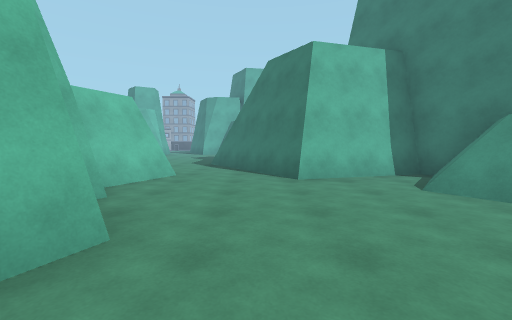
view 1 (above)

17 first-person views from a walk through a 3-D level made in the Unity game engine. The camera is 1.4 m above the floor, tilts 4° down and sees 90° across. The floor is counted in squares, 2 m on a side. Each view is taken from the middle of a square. On the plan, view 1 faces up. The plan holds only what a view shows up to about 9 squares ahead; the rest is blank. The place goes on beyond the plan. The player character is not drawn. Surface patterns are stand-ins for the level's own textures.

view 2
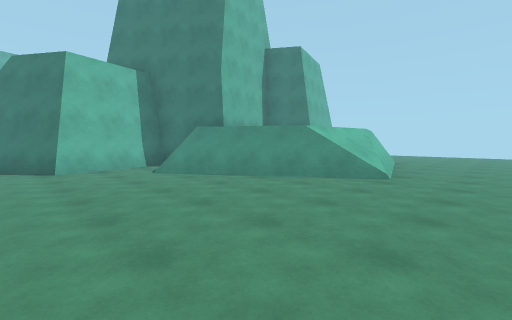

view 3
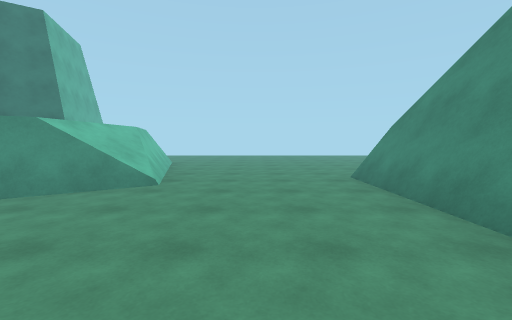

view 4
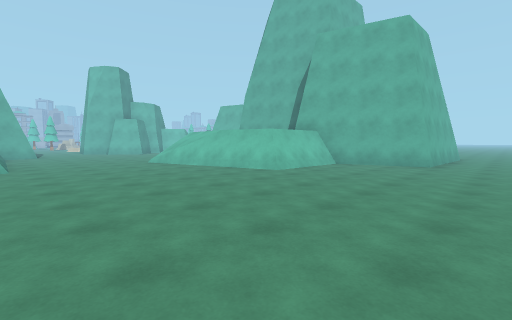

view 5
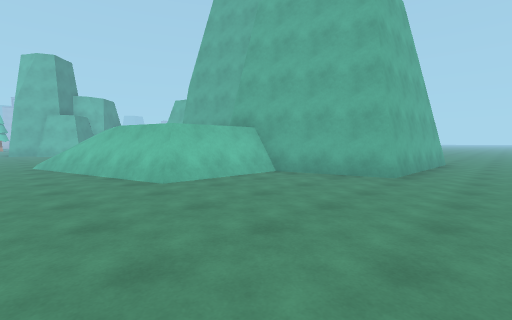

view 6
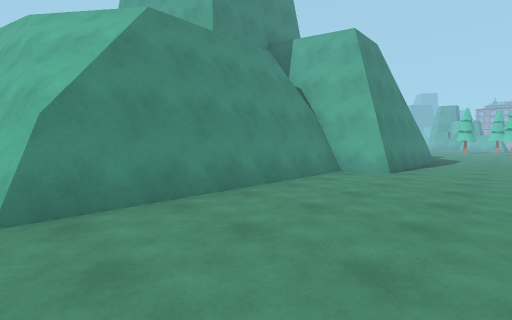

view 7
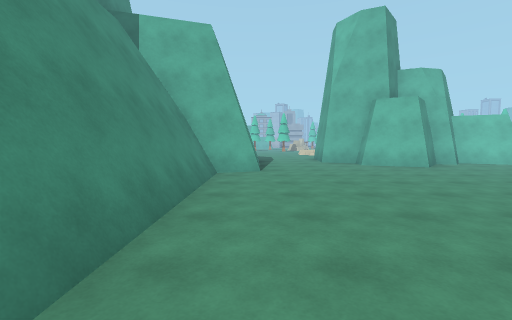

view 8
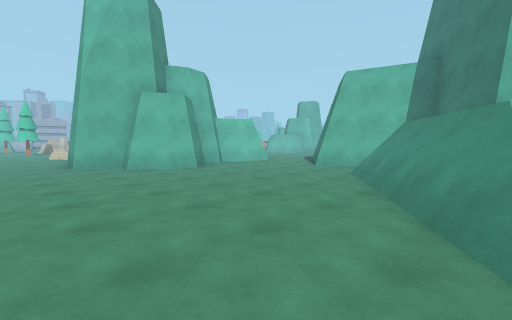

view 9
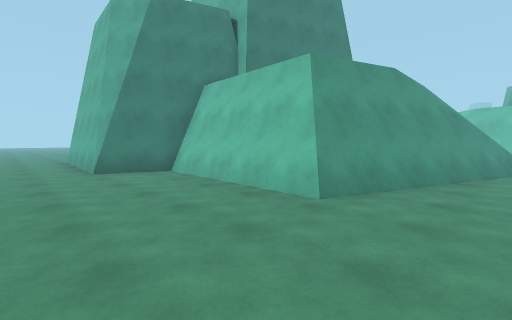

view 10
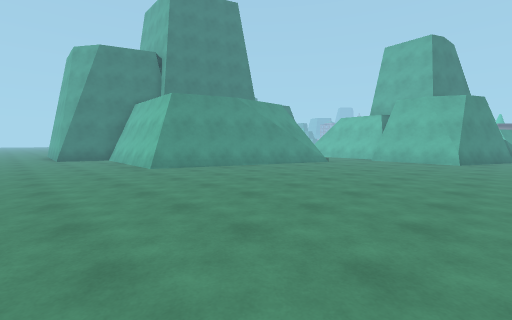

view 11
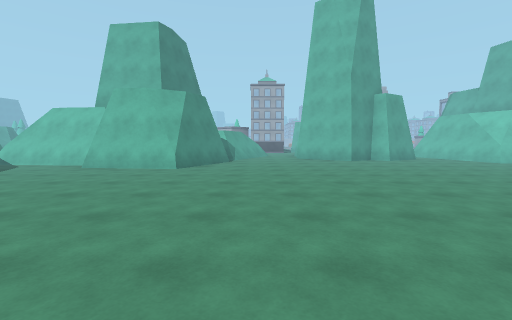

view 12
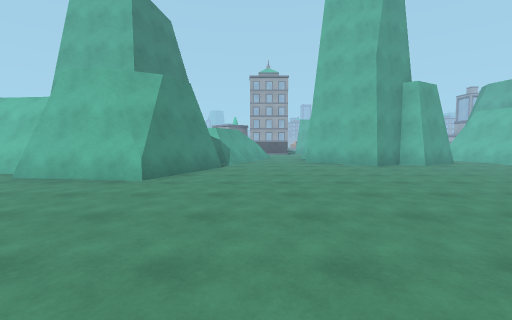

view 13
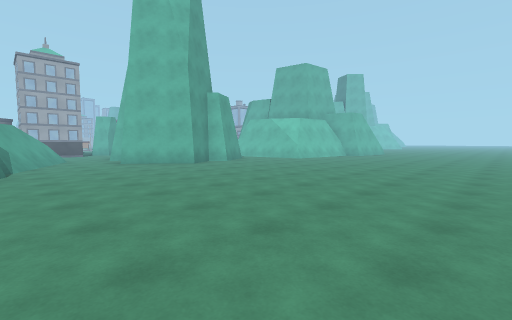

view 14
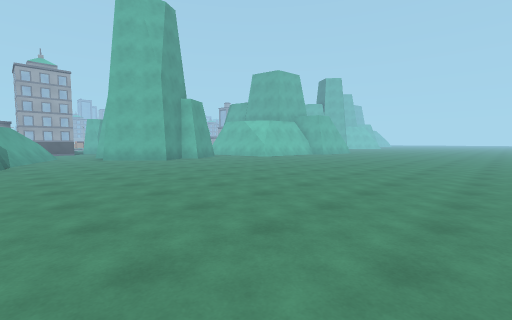

view 15
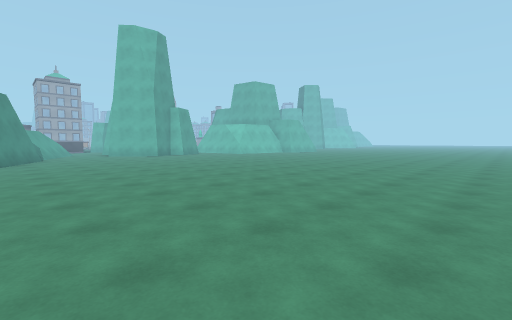

view 16
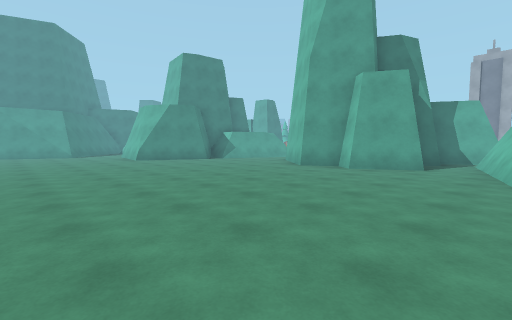

view 17
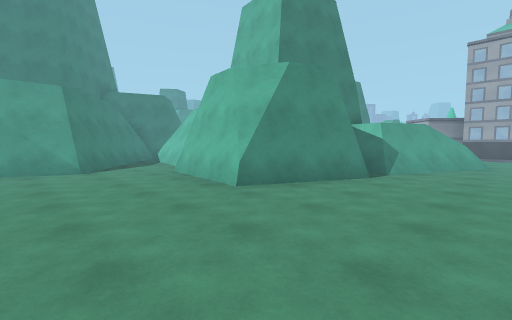

### Floor plan
Points are (right, up) in squares from view 1. A wall is a line through its corners. A room is listed if a view was taken in it or the views show most of it. See-through windows are left out.
Room 1 (views 1, 2, 3, 4, 5, 6, 7, 8)
walls: (5.1, 0.5) (3, 3.7) (4, 5); (9.7, 1.4) (6.5, 0.5); (5.8, -4.3) (6, -5.1); (3.6, 5.7) (0.9, 5) (-0.6, 7.1); (0.1, -4.1) (6, -4.1); (-2.3, 0.5) (-2.8, -0.6) (-5, -0.4); (-1.9, 5.5) (-2.6, 3.8) (-2, 3.2) (-2.3, 2.7) (-1.2, 1.8) (-1.8, 0.3); (12.5, 8.5) (12.3, 4.4) (9.5, 3.7) (9.4, 1) (5.2, -0.1) (2.6, 3.8); (-4.6, -3) (-0.3, -3) (0.1, -4.3) (6, -4.3)
low walls: (6, -4.3) (6.1, -4.4); (9.8, 3.8) (9.7, 1.4); (0.1, -4) (5.9, -4)
ways out: opening at (13.5, 8.5) to room 2; opening at (-4, -1.5); opening at (-1, 6)
Room 2 (views 9, 10, 11, 12, 13, 14, 15, 16, 17)
walls: (3.8, 18.9) (4.1, 18.5); (1.9, 20) (4.3, 18.9) (4, 16.4); (6, 15.1) (10.9, 13.2); (6.4, 14.7) (10.9, 13.1) (10.7, 9.2) (12.5, 8.5); (3, 16) (2.6, 12.8); (0.6, 27.5) (1.4, 26) (1, 25.5) (1.6, 24.5) (0, 22.7); (2.4, 29.4) (1.9, 29.3); (11.1, 13) (10.9, 9.2); (-1.9, 21) (0.6, 19.9); (1, 29.1) (-1.2, 28.7); (-2, 21.3) (1, 19.9); (3.8, 12.5) (5.9, 15.3); (3.8, 12.3) (6.1, 15.2); (-1.1, 27.5) (-0.9, 27.1); (-3, 28.7) (-2.5, 27.9)
low walls: (6.1, 15.2) (9.4, 14); (3.2, 15.9) (2.8, 12.8); (0.3, 20.7) (1.1, 20.3); (2.5, 29.2) (-1.3, 28.4); (-1.8, 21.7) (-0.4, 21)
ways out: opening at (13.5, 8.5) to room 1; opening at (-3, 22); gap at (-3, 29)

Where each view was taken, in squares from view 1:
view 1: 0 up, 0 right, facing up
view 2: 2 down, 0 right, facing up-right
view 3: 2 down, 1 right, facing right
view 4: 4 down, 14 right, facing up-left
view 5: 1 down, 14 right, facing up-left
view 6: 1 down, 6 right, facing down-left
view 7: 3 down, 6 right, facing left
view 8: 2 down, 5 right, facing up-left
view 9: 15 up, 14 right, facing down-left
view 10: 20 up, 14 right, facing down-left
view 11: 21 up, 11 right, facing left
view 12: 21 up, 9 right, facing left
view 13: 20 up, 9 right, facing up-left
view 14: 20 up, 11 right, facing up-left
view 15: 19 up, 14 right, facing up-left
view 16: 29 up, 8 right, facing down-left
view 17: 22 up, 7 right, facing down-left
